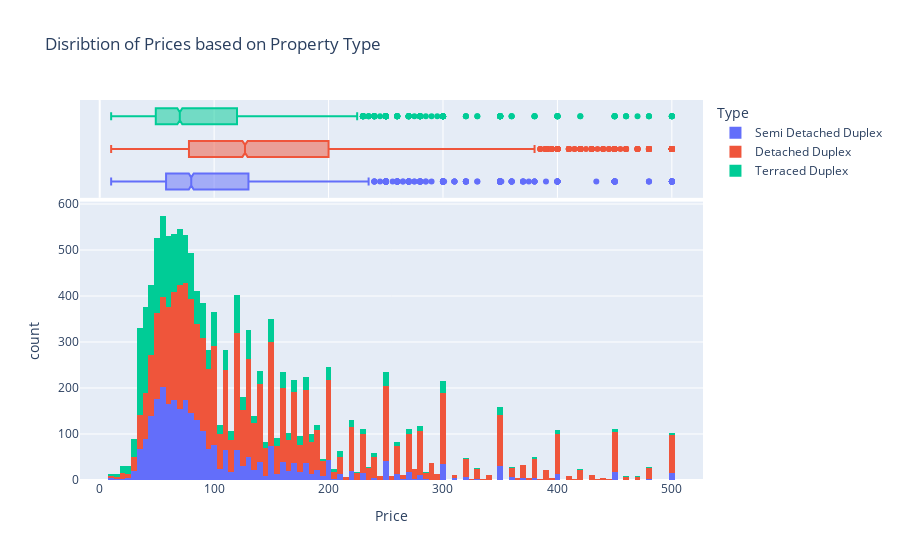

Here is the notebook cell this chart was saved with:
### Markdown cell above
As we can see in the Lagos Real Estate market, location does matter. 

Houses mostly in Ikoyi and Ikeja tend to be more expensive, since this where most elite live

### Code cell
px.histogram(data_frame=lagos, x="Price",marginal="box", nbins=120,
             color="Type", title="Disribtion of Prices based on Property Type")

### Figure 1 — Plotly figure (JSON) as saved in the notebook; plotly's stock layout.template omitted (floating-point values rounded to 4 significant figures; data arrays with more than 128 entries replaced by an {"elided": "..."} marker saying what was removed)
{"data": [{"alignmentgroup": "True", "bingroup": "x", "hovertemplate": "Type=Semi Detached Duplex<br>Price=%{x}<br>count=%{y}<extra></extra>", "legendgroup": "Semi Detached Duplex", "marker": {"color": "#636efa", "pattern": {"shape": ""}}, "name": "Semi Detached Duplex", "nbinsx": 120, "offsetgroup": "Semi Detached Duplex", "orientation": "v", "showlegend": true, "type": "histogram", "x": {"elided": "2836 float values"}, "xaxis": "x", "yaxis": "y"}, {"alignmentgroup": "True", "hovertemplate": "Type=Semi Detached Duplex<br>Price=%{x}<extra></extra>", "legendgroup": "Semi Detached Duplex", "marker": {"color": "#636efa"}, "name": "Semi Detached Duplex", "notched": true, "offsetgroup": "Semi Detached Duplex", "showlegend": false, "type": "box", "x": {"elided": "2836 float values"}, "xaxis": "x2", "yaxis": "y2"}, {"alignmentgroup": "True", "bingroup": "x", "hovertemplate": "Type=Detached Duplex<br>Price=%{x}<br>count=%{y}<extra></extra>", "legendgroup": "Detached Duplex", "marker": {"color": "#EF553B", "pattern": {"shape": ""}}, "name": "Detached Duplex", "nbinsx": 120, "offsetgroup": "Detached Duplex", "orientation": "v", "showlegend": true, "type": "histogram", "x": {"elided": "6925 float values"}, "xaxis": "x", "yaxis": "y"}, {"alignmentgroup": "True", "hovertemplate": "Type=Detached Duplex<br>Price=%{x}<extra></extra>", "legendgroup": "Detached Duplex", "marker": {"color": "#EF553B"}, "name": "Detached Duplex", "notched": true, "offsetgroup": "Detached Duplex", "showlegend": false, "type": "box", "x": {"elided": "6925 float values"}, "xaxis": "x2", "yaxis": "y2"}, {"alignmentgroup": "True", "bingroup": "x", "hovertemplate": "Type=Terraced Duplex<br>Price=%{x}<br>count=%{y}<extra></extra>", "legendgroup": "Terraced Duplex", "marker": {"color": "#00cc96", "pattern": {"shape": ""}}, "name": "Terraced Duplex", "nbinsx": 120, "offsetgroup": "Terraced Duplex", "orientation": "v", "showlegend": true, "type": "histogram", "x": {"elided": "2587 float values"}, "xaxis": "x", "yaxis": "y"}, {"alignmentgroup": "True", "hovertemplate": "Type=Terraced Duplex<br>Price=%{x}<extra></extra>", "legendgroup": "Terraced Duplex", "marker": {"color": "#00cc96"}, "name": "Terraced Duplex", "notched": true, "offsetgroup": "Terraced Duplex", "showlegend": false, "type": "box", "x": {"elided": "2587 float values"}, "xaxis": "x2", "yaxis": "y2"}], "layout": {"barmode": "relative", "legend": {"title": {"text": "Type"}, "tracegroupgap": 0}, "title": {"text": "Disribtion of Prices based on Property Type"}, "xaxis": {"anchor": "y", "domain": [0, 1], "title": {"text": "Price"}}, "xaxis2": {"anchor": "y2", "domain": [0, 1], "matches": "x", "showgrid": true, "showticklabels": false}, "yaxis": {"anchor": "x", "domain": [0, 0.7326], "title": {"text": "count"}}, "yaxis2": {"anchor": "x2", "domain": [0.7426, 1], "matches": "y2", "showgrid": false, "showline": false, "showticklabels": false, "ticks": ""}}}
